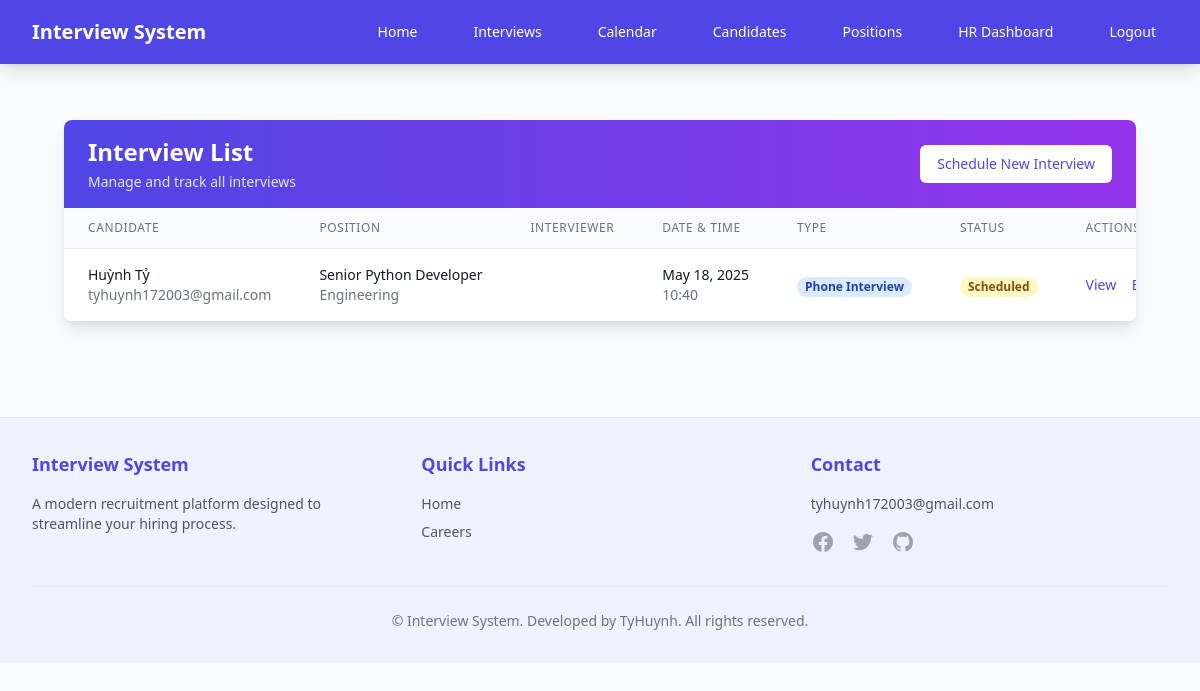
Before: /interviews/ (signed in) with the older database file.
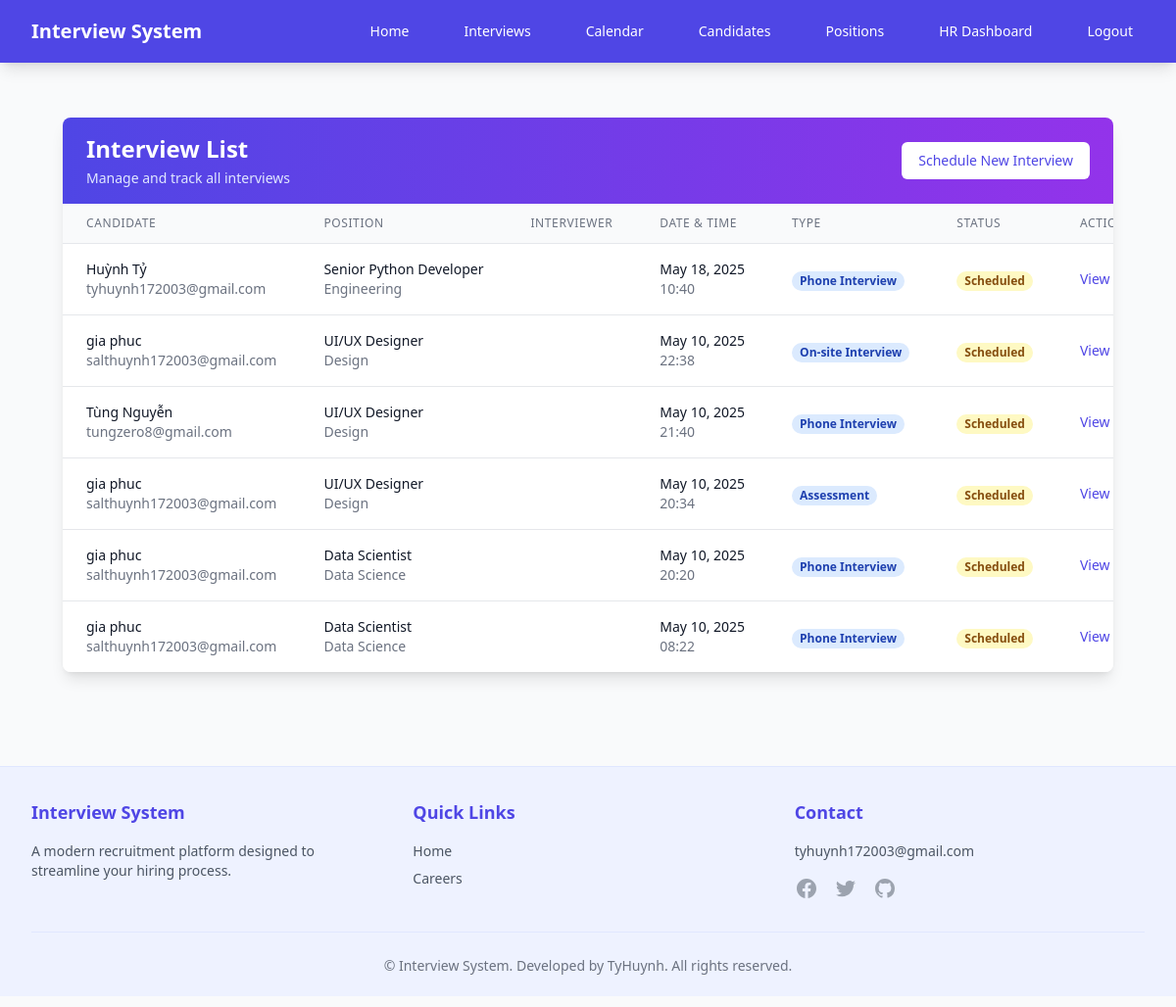
After: the same page with the newer database file.
### recruitment/models.py (models this page shows, shortened)
class Interview(models.Model):
    STATUS_CHOICES = [
        ('scheduled', 'Scheduled'),
        ('completed', 'Completed'),
        ('cancelled', 'Cancelled'),
    ]
    INTERVIEW_TYPES = [
        ('phone', 'Phone Interview'),
        ('video', 'Video Interview'),
        ('technical', 'Technical Interview'),
        ('onsite', 'On-site Interview'),
        ('assessment', 'Assessment'),
    ]
    candidate = models.ForeignKey(Candidate, on_delete=models.CASCADE)
    position = models.ForeignKey(Position, on_delete=models.CASCADE)
    interviewer = models.ForeignKey(User, on_delete=models.CASCADE)
    scheduled_date = models.DateTimeField()
    duration = models.IntegerField(help_text='Duration in minutes', default=60)
    interview_type = models.CharField(max_length=20, choices=INTERVIEW_TYPES, default='onsite')
    location = models.CharField(max_length=200, blank=True, null=True, help_text='Địa điểm phỏng vấn')
    notes = models.TextField(blank=True, null=True)
    status = models.CharField(max_length=20, choices=STATUS_CHOICES, default='scheduled')
    feedback = models.TextField(blank=True, null=True)
    rating = models.IntegerField(null=True, blank=True)

class Candidate(models.Model):
    user = models.OneToOneField(User, on_delete=models.CASCADE, null=True, blank=True)
    name = models.CharField(max_length=100)
    email = models.EmailField(unique=True)
    phone = models.CharField(max_length=20)
    resume = models.FileField(upload_to='resumes/', null=True, blank=True)
    created_at = models.DateTimeField(auto_now_add=True)

class Position(models.Model):
    title = models.CharField(max_length=100)
    description = models.TextField()
    requirements = models.TextField()
    salary_range = models.CharField(max_length=100, blank=True, null=True)  # Thêm trường lương
    department = models.CharField(max_length=100, blank=True, null=True)  # Thêm phòng ban
    is_active = models.BooleanField(default=True)
    EMPLOYMENT_TYPES = [
        ('full_time', 'Full-time'),
        ('part_time', 'Part-time'),
        ('contract', 'Contract'),
        ('temporary', 'Temporary'),
        ('internship', 'Internship'),
        ('remote', 'Remote'),
    ]
    employment_type = models.CharField(
        max_length=20,
        choices=EMPLOYMENT_TYPES,
        default='full_time',
        verbose_name='Employment Type'
    )

### recruitment/views.py (the view)
# urls.py: path('interviews/', views.interview_list, name='interview_list'),
@login_required
def interview_list(request):
    interviews = Interview.objects.all().order_by('-scheduled_date')
    return render(request, 'recruitment/interview_list.html', {'interviews': interviews})

### templates/recruitment/interview_list.html (shortened to what this page needs)
{% extends 'base.html' %}
{% block content %}
<div class="max-w-7xl mx-auto px-4 sm:px-6 lg:px-8 py-8">
    <div class="bg-white shadow-lg rounded-lg overflow-hidden">
        <div class="bg-gradient-to-r from-indigo-600 to-purple-600 px-6 py-4">
            <div class="flex justify-between items-center">
                <div>
                    <h1 class="text-2xl font-bold text-white">Interview List</h1>
                    <p class="mt-1 text-sm text-indigo-100">Manage and track all interviews</p>
                </div>
                <a href="{% url 'recruitment:schedule_interview' %}"
                    class="inline-flex items-center px-4 py-2 border border-transparent text-sm font-medium rounded-md text-indigo-600 bg-white hover:bg-indigo-50 focus:outline-none focus:ring-2 focus:ring-offset-2 focus:ring-indigo-500">
                    Schedule New Interview
                </a>
            </div>
        </div>
        <div class="overflow-x-auto">
            <table class="min-w-full divide-y divide-gray-200">
                <thead class="bg-gray-50">
                    <tr>
                        <th scope="col"
                            class="px-6 py-3 text-left text-xs font-medium text-gray-500 uppercase tracking-wider">
                            Candidate
                        </th>
                        <th scope="col"
                            class="px-6 py-3 text-left text-xs font-medium text-gray-500 uppercase tracking-wider">
                            Position
                        </th>
                        <th scope="col"
                            class="px-6 py-3 text-left text-xs font-medium text-gray-500 uppercase tracking-wider">
                            Interviewer
                        </th>
                        <th scope="col"
                            class="px-6 py-3 text-left text-xs font-medium text-gray-500 uppercase tracking-wider">
                            Date & Time
                        </th>
                        <th scope="col"
                            class="px-6 py-3 text-left text-xs font-medium text-gray-500 uppercase tracking-wider">
                            Type
                        </th>
                        <th scope="col"
                            class="px-6 py-3 text-left text-xs font-medium text-gray-500 uppercase tracking-wider">
                            Status
                        </th>
                        <th scope="col"
                            class="px-6 py-3 text-left text-xs font-medium text-gray-500 uppercase tracking-wider">
                            Actions
                        </th>
                    </tr>
                </thead>
                <tbody class="bg-white divide-y divide-gray-200">
                    {% for interview in interviews %}
                    <tr class="hover:bg-gray-50">
                        <td class="px-6 py-4 whitespace-nowrap">
                            <div class="text-sm font-medium text-gray-900">{{ interview.candidate.name }}</div>
                            <div class="text-sm text-gray-500">{{ interview.candidate.email }}</div>
                        </td>
                        <td class="px-6 py-4 whitespace-nowrap">
                            <div class="text-sm text-gray-900">{{ interview.position.title }}</div>
                            <div class="text-sm text-gray-500">{{ interview.position.department }}</div>
                        </td>
                        <td class="px-6 py-4 whitespace-nowrap">
                        </td>
                        <td class="px-6 py-4 whitespace-nowrap">
                            <div class="text-sm text-gray-900">{{ interview.scheduled_date|date:"M d, Y" }}</div>
                            <div class="text-sm text-gray-500">{{ interview.scheduled_date|time:"H:i" }}</div>
                        </td>
                        <td class="px-6 py-4 whitespace-nowrap">
                            <span
                                class="px-2 inline-flex text-xs leading-5 font-semibold rounded-full bg-blue-100 text-blue-800">
                                {{ interview.get_interview_type_display }}
                            </span>
                        </td>
                        <td class="px-6 py-4 whitespace-nowrap">
                            {% if interview.status == 'scheduled' %}
                            <span
                                class="px-2 inline-flex text-xs leading-5 font-semibold rounded-full bg-yellow-100 text-yellow-800">
                                Scheduled
                            </span>
                            {% elif interview.status == 'completed' %}
                            <span
                                class="px-2 inline-flex text-xs leading-5 font-semibold rounded-full bg-green-100 text-green-800">
                                Completed
                            </span>
                            {% elif interview.status == 'cancelled' %}
                            <span
                                class="px-2 inline-flex text-xs leading-5 font-semibold rounded-full bg-red-100 text-red-800">
                                Cancelled
                            </span>
                            {% endif %}
                        </td>
                        <td class="px-6 py-4 whitespace-nowrap text-sm font-medium">
                            <a href="{% url 'recruitment:interview_detail' interview.id %}"
                                class="text-indigo-600 hover:text-indigo-900 mr-3">View</a>
                            <a href="{% url 'recruitment:interview_edit' interview.id %}"
                                class="text-indigo-600 hover:text-indigo-900 mr-3">Edit</a>
                        </td>
                    </tr>
                    {% empty %}
                    <tr>
                        <td colspan="7" class="px-6 py-4 text-center text-sm text-gray-500">
                            No interviews scheduled yet.
                        </td>
                    </tr>
                    {% endfor %}
                </tbody>
            </table>
        </div>
    </div>
</div>
{% endblock %}

### templates/base.html (shortened to what this page needs)
<!DOCTYPE html>
<html lang="en">
<head>
    <script src="https://cdn.tailwindcss.com"></script>
</head>
<body class="bg-gray-50 min-h-screen">
    <nav class="bg-indigo-600 shadow-lg">
        <div class="max-w-7xl mx-auto px-4 sm:px-6 lg:px-8">
            <div class="flex justify-between h-16">
                <div class="flex">
                    <div class="flex-shrink-0 flex items-center">
                        <a href="{% url 'recruitment:home' %}" class="text-white font-bold text-xl">Interview System</a>
                    </div>
                </div>
                <div class="flex items-center">
                    <div class="hidden md:ml-6 md:flex md:space-x-8">
                        <a href="{% url 'recruitment:home' %}"
                            class="text-white hover:bg-indigo-700 px-3 py-2 rounded-md text-sm font-medium">Home</a>
                        {% if user.is_authenticated %}
                        {% if user.is_staff or user.profile.user_type == 'hr' or user.profile.user_type == 'admin' %}
                        <a href="{% url 'recruitment:interview_list' %}"
                            class="text-white hover:bg-indigo-700 px-3 py-2 rounded-md text-sm font-medium">Interviews</a>
                        <a href="{% url 'recruitment:interview_calendar' %}"
                            class="text-white hover:bg-indigo-700 px-3 py-2 rounded-md text-sm font-medium">Calendar</a>
                        <a href="{% url 'recruitment:candidate_list' %}"
                            class="text-white hover:bg-indigo-700 px-3 py-2 rounded-md text-sm font-medium">Candidates</a>
                        <a href="{% url 'recruitment:position_list' %}"
                            class="text-white hover:bg-indigo-700 px-3 py-2 rounded-md text-sm font-medium">Positions</a>
                        <a href="{% url 'recruitment:hr_dashboard' %}"
                            class="text-white hover:bg-indigo-700 px-3 py-2 rounded-md text-sm font-medium">HR
                            Dashboard</a>
                        {% elif user.profile.user_type == 'interviewer' %}
                        <a href="{% url 'recruitment:interview_list' %}"
                            class="text-white hover:bg-indigo-700 px-3 py-2 rounded-md text-sm font-medium">My
                            Interviews</a>
                        <a href="{% url 'recruitment:interviewer_dashboard' %}"
                            class="text-white hover:bg-indigo-700 px-3 py-2 rounded-md text-sm font-medium">Dashboard</a>
                        {% endif %}
                        <a href="{% url 'recruitment:logout' %}"
                            class="text-white hover:bg-indigo-700 px-3 py-2 rounded-md text-sm font-medium">Logout</a>
                        {% endif %}
                    </div>
                </div>
            </div>
        </div>
    </nav>
    <div class="max-w-7xl mx-auto py-6 sm:px-6 lg:px-8">
        {% block content %}{% endblock %}
    </div>
    <footer class="bg-indigo-50 border-t border-indigo-100 mt-10 py-8">
        <div class="max-w-7xl mx-auto px-4 sm:px-6 lg:px-8">
            <div class="grid grid-cols-1 md:grid-cols-3 gap-8">
                <div>
                    <h3 class="text-lg font-semibold text-indigo-600 mb-4">Interview System</h3>
                    <p class="text-gray-600 text-sm">
                        A modern recruitment platform designed to streamline your hiring process.
                    </p>
                </div>
                <div>
                    <h3 class="text-lg font-semibold text-indigo-600 mb-4">Quick Links</h3>
                    <ul class="space-y-2 text-sm">
                        <li><a href="{% url 'recruitment:home' %}" class="text-gray-600 hover:text-indigo-600">Home</a>
                        </li>
                        <li><a href="{% url 'recruitment:public_position_list' %}"
                                class="text-gray-600 hover:text-indigo-600">Careers</a></li>
                    </ul>
                </div>
                <div>
                    <h3 class="text-lg font-semibold text-indigo-600 mb-4">Contact</h3>
                    <p class="text-gray-600 text-sm">
                        <a href="mailto:tyhuynh172003@gmail.com"
                            class="hover:text-indigo-600">tyhuynh172003@gmail.com</a>
                    </p>
                    <div class="flex space-x-4 mt-4">
                        <a href="#" class="text-gray-400 hover:text-indigo-600">
                        </a>
                        <a href="#" class="text-gray-400 hover:text-indigo-600">
                        </a>
                        <a href="#" class="text-gray-400 hover:text-indigo-600">
                        </a>
                    </div>
                </div>
            </div>
            <div class="mt-8 pt-6 border-t border-indigo-100 text-center text-gray-500 text-sm">
                &copy; {{ now|date:"Y" }} Interview System. Developed by TyHuynh. All rights reserved.
            </div>
        </div>
    </footer>
</body>
</html>

Changed rows visible on the page:
added Interview: candidate.name "gia phuc", candidate.email "salthuynh172003@gmail.com", position "UI/UX Designer", position.department "Design", scheduled_date "May 10, 2025", scheduled_date "22:38", interview_type "On-site Interview", status "Scheduled"
added Interview: candidate.name "Tùng Nguyễn", candidate.email "tungzero8@gmail.com", position "UI/UX Designer", position.department "Design", scheduled_date "May 10, 2025", scheduled_date "21:40", interview_type "Phone Interview", status "Scheduled"
added Interview: candidate.name "gia phuc", candidate.email "salthuynh172003@gmail.com", position "UI/UX Designer", position.department "Design", scheduled_date "May 10, 2025", scheduled_date "20:34", interview_type "Assessment", status "Scheduled"
added Interview: candidate.name "gia phuc", candidate.email "salthuynh172003@gmail.com", position "Data Scientist", position.department "Data Science", scheduled_date "May 10, 2025", scheduled_date "20:20", interview_type "Phone Interview", status "Scheduled"
added Interview: candidate.name "gia phuc", candidate.email "salthuynh172003@gmail.com", position "Data Scientist", position.department "Data Science", scheduled_date "May 10, 2025", scheduled_date "08:22", interview_type "Phone Interview", status "Scheduled"
